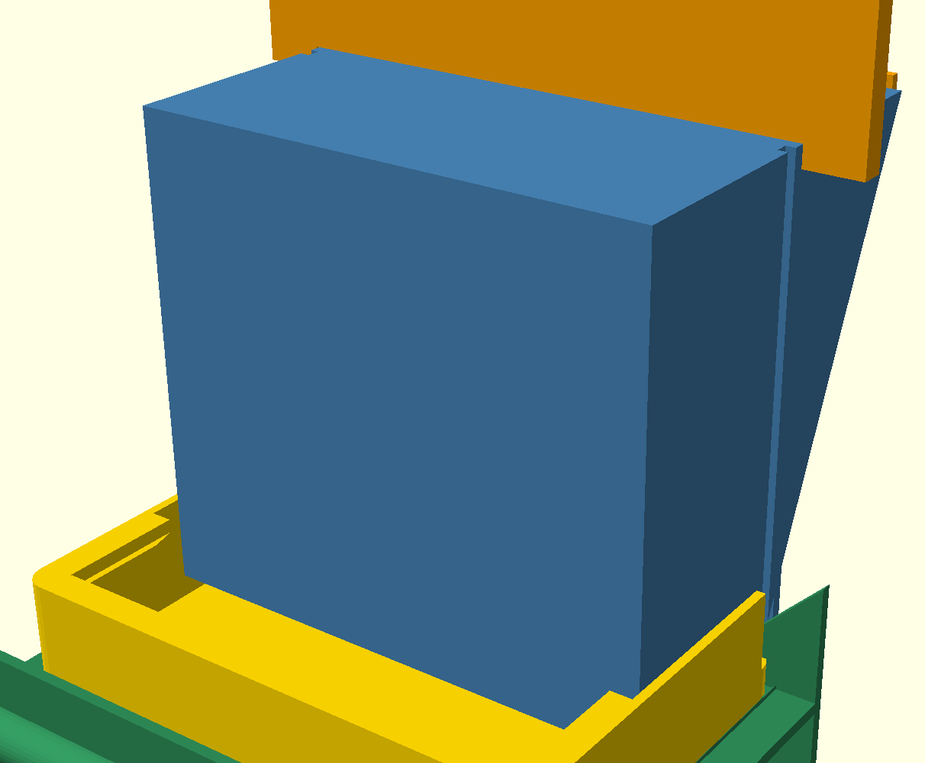
#> input picture hopper/fable/img_assembly_back.png, 925 x 763 px, shrunk from 1212 x 1000 before the run; its folder holds 4 pictures in this run
$ python crop.py
#> lines starting #> are read from the running program, lines starting #| are printed output that depends on the picture
import glob
from PIL import Image, ImageChops
for f in glob.glob("img_*.png"):
    im = Image.open(f).convert("RGB")
#> im is the input picture: PIL image 925x763 RGB; mean R, G, B 128.9, 145.1, 125.3
    bg = Image.new("RGB", im.size, im.getpixel((0,0)))
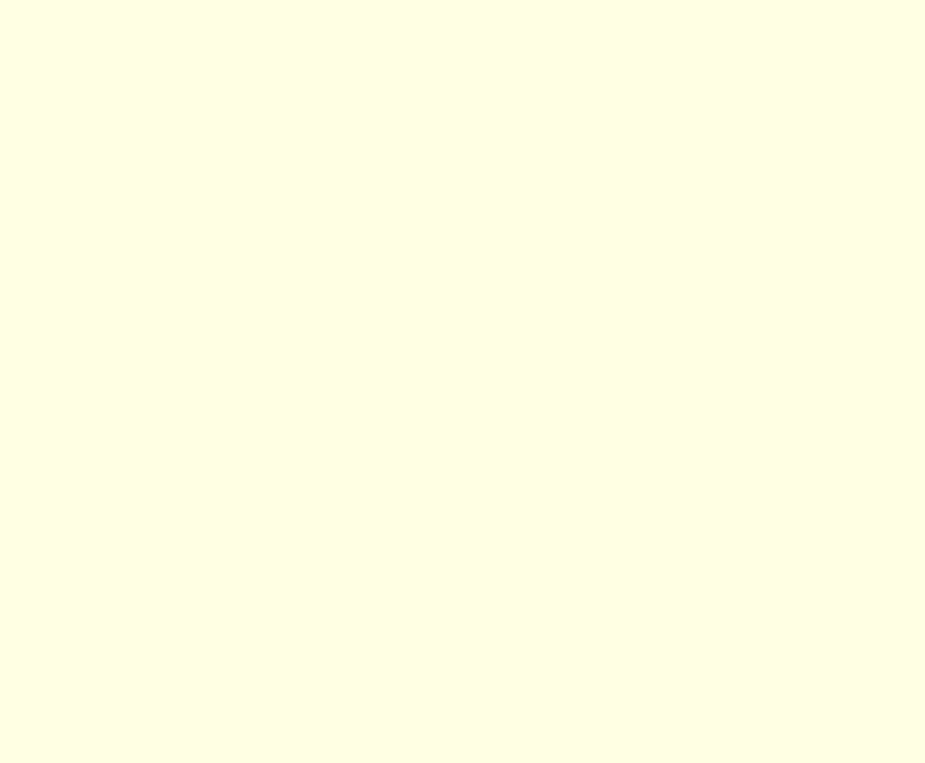
#> bg: PIL image 925x763 RGB; mean R, G, B 255, 255, 229
    box = ImageChops.difference(im, bg).getbbox()
#> box = (0, 0, 905, 763)
    if box:
        m = 30
        box = (max(0,box[0]-m), max(0,box[1]-m), min(im.width,box[2]+m), min(im.height,box[3]+m))
#> box = (0, 0, 925, 763)
        im.crop(box).save(f)
#> pass 2 of the loop `for f in glob.glob("img_*.png"):`:
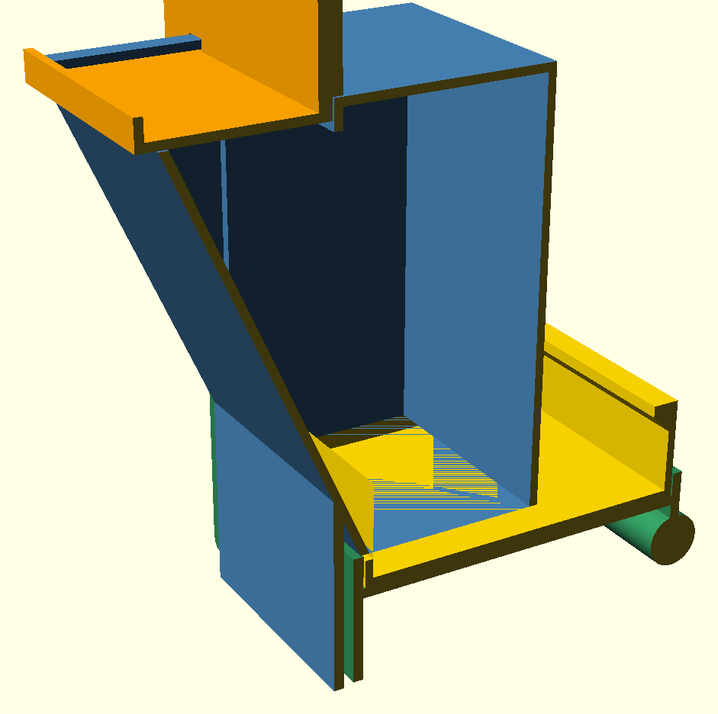
#> input picture hopper/fable/img_assembly_cutaway.png, 718 x 714 px, shrunk from 941 x 936 before the run
#> im is the input picture: PIL image 718x714 RGB; mean R, G, B 171, 176.7, 151.4
#> `bg = Image.new("RGB", im.size, im.getpixel((0,0)))`:
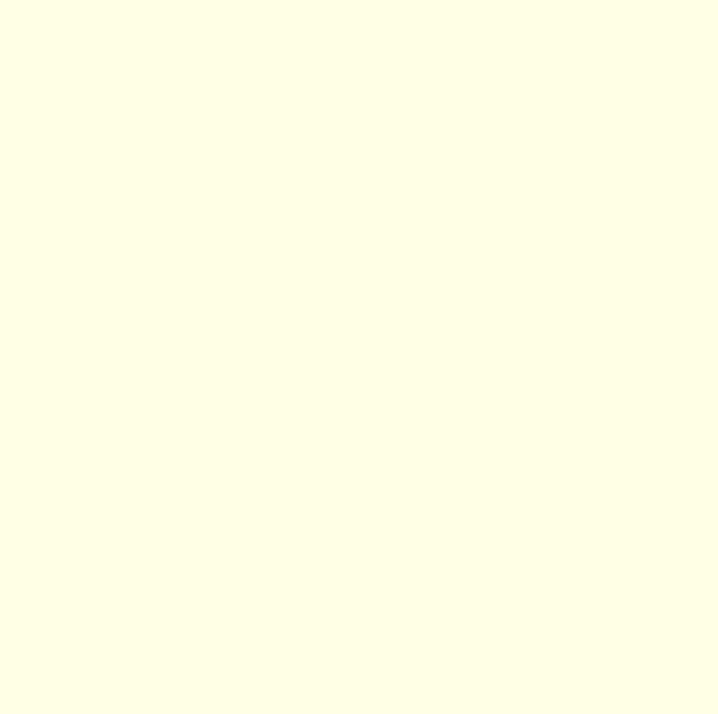
#> bg: PIL image 718x714 RGB; mean R, G, B 255, 255, 229
#> `box = ImageChops.difference(im, bg).getbbox()`: box = (20, 0, 698, 694)
#> `box = (max(0,box[0]-m), max(0,box[1]-m), min(im.width,box[2]+m), min(i..`: box = (0, 0, 718, 714)
#> pass 3 of the loop `for f in glob.glob("img_*.png"):`:
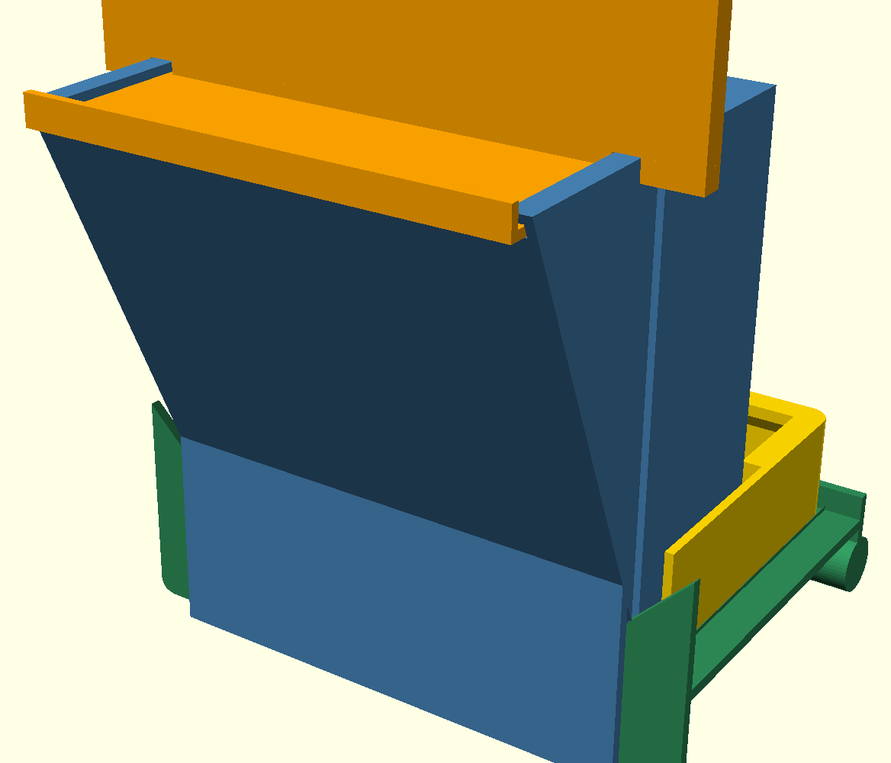
#> input picture hopper/fable/img_assembly_front.png, 891 x 763 px, shrunk from 1168 x 1000 before the run
#> im is the input picture: PIL image 891x763 RGB; mean R, G, B 139.9, 143.6, 118.3
#> `bg = Image.new("RGB", im.size, im.getpixel((0,0)))`:
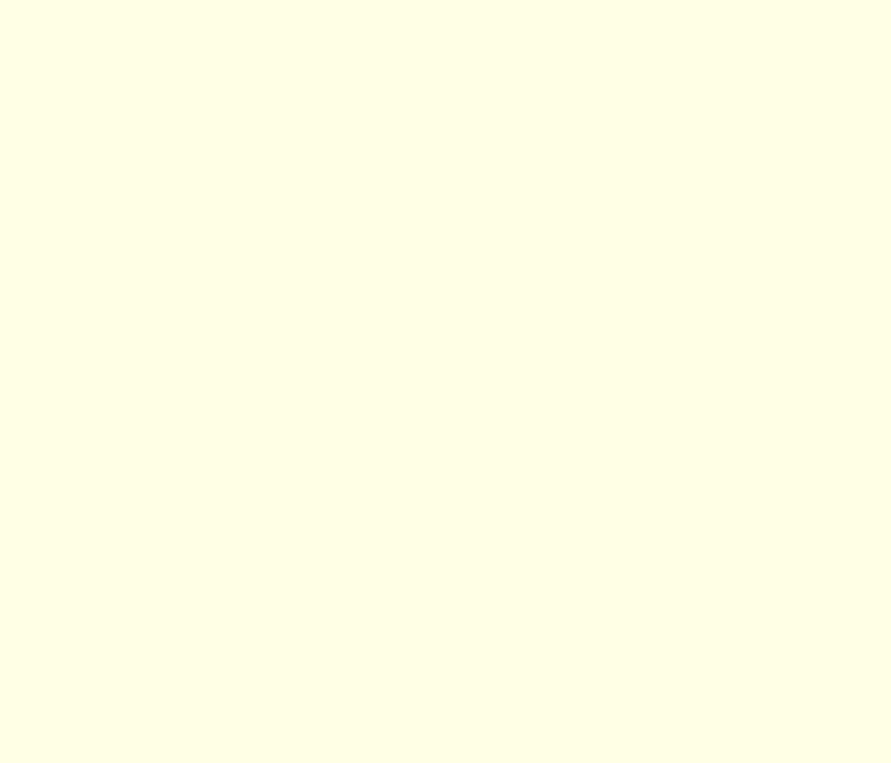
#> bg: PIL image 891x763 RGB; mean R, G, B 255, 255, 229
#> `box = ImageChops.difference(im, bg).getbbox()`: box = (20, 0, 871, 763)
#> `box = (max(0,box[0]-m), max(0,box[1]-m), min(im.width,box[2]+m), min(i..`: box = (0, 0, 891, 763)
#> the loop made 4 passes; the first 3 are shown
